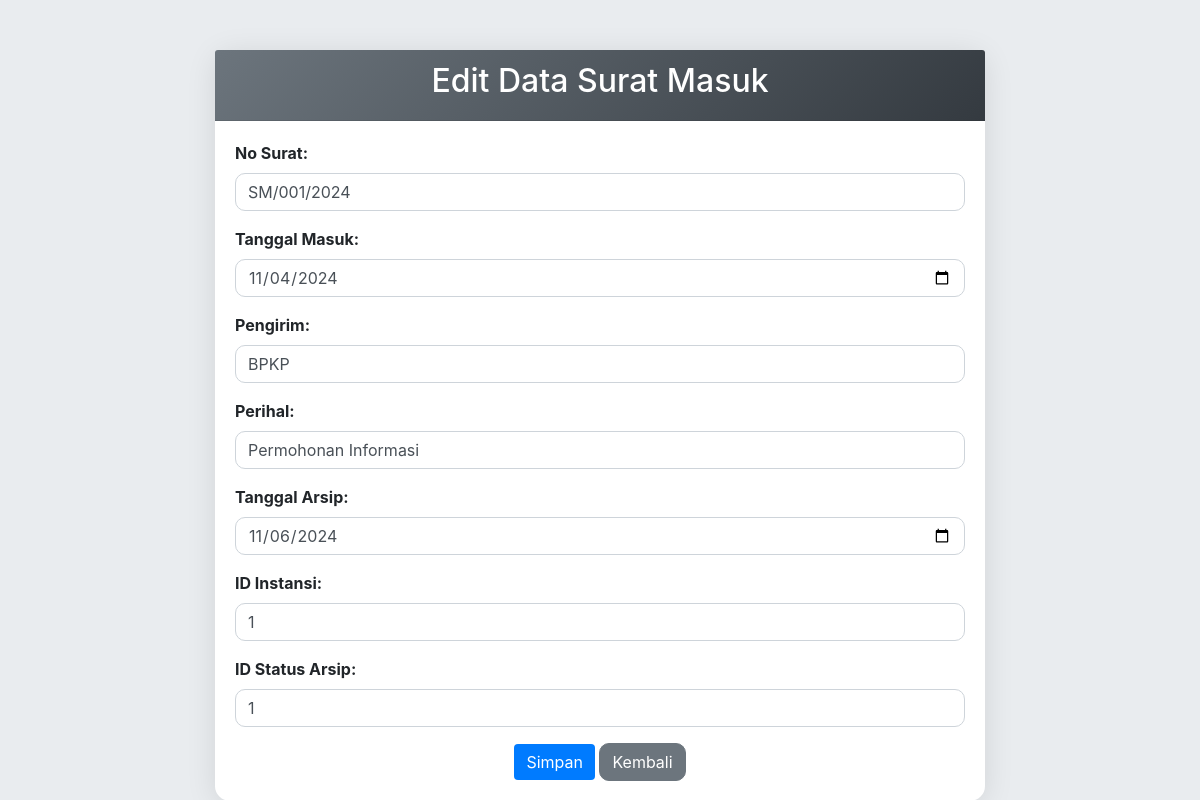
The page /surat_masuk/edit_sm.php?id_sm=3 on the database its author committed.
### tables this page shows
CREATE TABLE `tb_sm` (
  `id_sm` int(11) NOT NULL,
  `no_surat` varchar(225) NOT NULL,
  `tgl_masuk` date NOT NULL,
  `id_instansi` int(11) NOT NULL,
  `id_status_arsip` int(11) NOT NULL,
  `perihal` varchar(225) NOT NULL,
  `tgl_arsip` date NOT NULL,
  `pengirim` varchar(225) NOT NULL
);

### surat_masuk/edit_sm.php (the view, shortened to what this page needs)
<?php
include '../config/koneksi.php';
$id_sm = $_GET['id_sm'];
$query = "SELECT * FROM tb_sm WHERE id_sm='$id_sm'";
$result = mysqli_query($koneksi, $query);
$suratMasuk = mysqli_fetch_assoc($result);
?>
<!DOCTYPE html>
<html lang="id">
<head>
    <link rel="stylesheet" href="https://stackpath.bootstrapcdn.com/bootstrap/4.5.2/css/bootstrap.min.css">
    <link rel="stylesheet" href="https://cdnjs.cloudflare.com/ajax/libs/font-awesome/5.15.3/css/all.min.css">
</head>
<body>
    <div class="container">
        <div class="card">
            <div class="card-header text-center">
                <h2>Edit Data Surat Masuk</h2>
            </div>
            <div class="card-body">
                <form action="" method="post">
                    <div class="form-group">
                        <label for="no_surat">No Surat:</label>
                        <input type="text" class="form-control" id="no_surat" name="no_surat"
                            value="<?php echo htmlspecialchars($suratMasuk['no_surat']); ?>" required>
                    </div>
                    <div class="form-group">
                        <label for="tgl_masuk">Tanggal Masuk:</label>
                        <input type="date" class="form-control" id="tgl_masuk" name="tgl_masuk"
                            value="<?php echo htmlspecialchars($suratMasuk['tgl_masuk']); ?>" required>
                    </div>
                    <div class="form-group">
                        <label for="pengirim">Pengirim:</label>
                        <input type="text" class="form-control" id="pengirim" name="pengirim"
                            value="<?php echo htmlspecialchars($suratMasuk['pengirim']); ?>" required>
                    </div>
                    <div class="form-group">
                        <label for="perihal">Perihal:</label>
                        <input type="text" class="form-control" id="perihal" name="perihal"
                            value="<?php echo htmlspecialchars($suratMasuk['perihal']); ?>" required>
                    </div>
                    <div class="form-group">
                        <label for="tgl_arsip">Tanggal Arsip:</label>
                        <input type="date" class="form-control" id="tgl_arsip" name="tgl_arsip"
                            value="<?php echo htmlspecialchars($suratMasuk['tgl_arsip']); ?>" required>
                    </div>
                    <div class="form-group">
                        <label for="id_instansi">ID Instansi:</label>
                        <input type="text" class="form-control" id="id_instansi" name="id_instansi"
                            value="<?php echo htmlspecialchars($suratMasuk['id_instansi']); ?>" required>
                    </div>
                    <div class="form-group">
                        <label for="id_status_arsip">ID Status Arsip:</label>
                        <input type="text" class="form-control" id="id_status_arsip" name="id_status_arsip"
                            value="<?php echo htmlspecialchars($suratMasuk['id_status_arsip']); ?>" required>
                    </div>
                    <div class="text-center">
                        <button type="submit" class="btn btn-primary">Simpan</button>
                        <a href="surat_masuk.php" class="btn btn-secondary">Kembali</a>
                    </div>
                </form>
            </div>
        </div>
    </div>
</body>
</html>

### surat_masuk/edit_sm.php (style rules this page uses)
body { background-color: #e9ecef; }
.container { max-width: 800px; margin-top: 50px; }
.card { border: none; border-radius: 15px; box-shadow: 0 4px 30px rgba(0, 0, 0, 0.1); }
.card-header { background: linear-gradient(135deg, #6c757d 0%, #343a40 100%); color: white; border-top-left-radius: 15px; border-top-right-radius: 15px; }
.btn-primary { background-color: #007bff; border: none; }
.form-control { border-radius: 10px; box-shadow: none; border: 1px solid #ced4da; }
.form-group label { font-weight: bold; }
.btn-secondary { border-radius: 10px; }

### rows shown on the page
tb_sm: no_surat "SM/001/2024", tgl_masuk "11/04/2024", pengirim "BPKP", perihal "Permohonan Informasi", tgl_arsip "11/06/2024", id_instansi "1", id_status_arsip "1"
